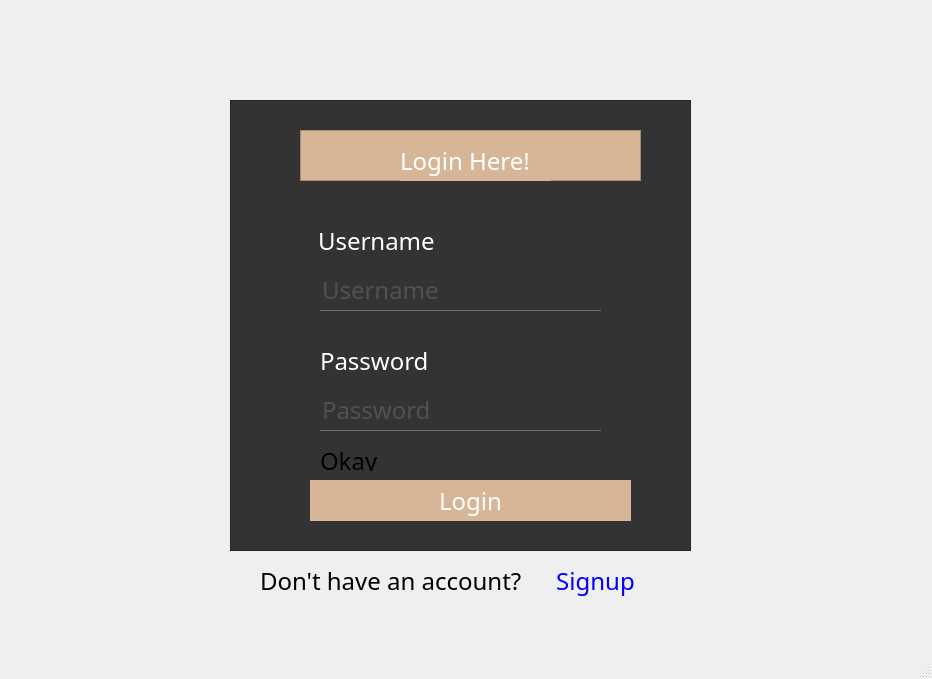
<?xml version="1.0" encoding="UTF-8"?>
<ui version="4.0">
 <class>MainWindow</class>
 <widget class="QMainWindow" name="MainWindow">
  <property name="geometry">
   <rect>
    <x>0</x>
    <y>0</y>
    <width>932</width>
    <height>679</height>
   </rect>
  </property>
  <property name="windowTitle">
   <string>MainWindow</string>
  </property>
  <property name="styleSheet">
   <string notr="true">*{
font-family:century gothic;
font-size:24px;
}
QWidget
{
background:url(&quot;/Users/ayashaker/Desktop/hardwood-1851071__340.jpg&quot;);
}
QFrame
{
background:#333;
}
QPushButton
{
border-radius:60px;
background:rgd(214,182,151);
}</string>
  </property>
  <widget class="QWidget" name="centralwidget">
   <widget class="QFrame" name="frame">
    <property name="geometry">
     <rect>
      <x>230</x>
      <y>100</y>
      <width>461</width>
      <height>451</height>
     </rect>
    </property>
    <property name="styleSheet">
     <string notr="true">QFrame
{
border-raidus:15px;
}</string>
    </property>
    <property name="frameShape">
     <enum>QFrame::StyledPanel</enum>
    </property>
    <property name="frameShadow">
     <enum>QFrame::Raised</enum>
    </property>
    <widget class="QPushButton" name="Login">
     <property name="geometry">
      <rect>
       <x>80</x>
       <y>380</y>
       <width>321</width>
       <height>41</height>
      </rect>
     </property>
     <property name="styleSheet">
      <string notr="true">QPushButton
{
background:rgb(214,182,151);
border-radius:60px;
color:white;
}
QPushButton:hover
{
background:argb(214,182,151);
border-radius:60px;
color:white;
}</string>
     </property>
     <property name="text">
      <string>Login</string>
     </property>
    </widget>
    <widget class="QFrame" name="frame_2">
     <property name="geometry">
      <rect>
       <x>70</x>
       <y>30</y>
       <width>341</width>
       <height>51</height>
      </rect>
     </property>
     <property name="styleSheet">
      <string notr="true">QFrame
{
background:rgb(214,182,151);
}</string>
     </property>
     <property name="frameShape">
      <enum>QFrame::StyledPanel</enum>
     </property>
     <property name="frameShadow">
      <enum>QFrame::Raised</enum>
     </property>
     <widget class="QLabel" name="label">
      <property name="geometry">
       <rect>
        <x>100</x>
        <y>10</y>
        <width>151</width>
        <height>41</height>
       </rect>
      </property>
      <property name="styleSheet">
       <string notr="true">QLabel
{
color:white;
}</string>
      </property>
      <property name="text">
       <string>Login Here!</string>
      </property>
     </widget>
    </widget>
    <widget class="QLabel" name="label_2">
     <property name="geometry">
      <rect>
       <x>88</x>
       <y>125</y>
       <width>141</width>
       <height>31</height>
      </rect>
     </property>
     <property name="styleSheet">
      <string notr="true">QLabel
{
color:white;
}</string>
     </property>
     <property name="text">
      <string>Username</string>
     </property>
    </widget>
    <widget class="QLabel" name="label_3">
     <property name="geometry">
      <rect>
       <x>90</x>
       <y>250</y>
       <width>111</width>
       <height>21</height>
      </rect>
     </property>
     <property name="styleSheet">
      <string notr="true">QLabel
{
color:white;
}</string>
     </property>
     <property name="text">
      <string>Password</string>
     </property>
    </widget>
    <widget class="QLineEdit" name="Username">
     <property name="geometry">
      <rect>
       <x>90</x>
       <y>170</y>
       <width>281</width>
       <height>41</height>
      </rect>
     </property>
     <property name="styleSheet">
      <string notr="true">QLineEdit
{
background:transparent;
border:none;
color:#717072;
border-bottom:1px solid #717072;

}</string>
     </property>
     <property name="text">
      <string/>
     </property>
     <property name="placeholderText">
      <string>Username</string>
     </property>
    </widget>
    <widget class="QLineEdit" name="Password">
     <property name="geometry">
      <rect>
       <x>90</x>
       <y>290</y>
       <width>281</width>
       <height>41</height>
      </rect>
     </property>
     <property name="styleSheet">
      <string notr="true">QLineEdit
{
background:transparent;
border:none;
color:#717072;
border-bottom:1px solid #717072;

}</string>
     </property>
     <property name="text">
      <string/>
     </property>
     <property name="echoMode">
      <enum>QLineEdit::Password</enum>
     </property>
     <property name="placeholderText">
      <string>Password</string>
     </property>
    </widget>
    <widget class="QLabel" name="label_5">
     <property name="geometry">
      <rect>
       <x>90</x>
       <y>350</y>
       <width>59</width>
       <height>21</height>
      </rect>
     </property>
     <property name="text">
      <string>Okay</string>
     </property>
    </widget>
   </widget>
   <widget class="QLabel" name="label_4">
    <property name="geometry">
     <rect>
      <x>260</x>
      <y>560</y>
      <width>361</width>
      <height>41</height>
     </rect>
    </property>
    <property name="styleSheet">
     <string notr="true">#label_4
{
background:transparent;
color:black;
}</string>
    </property>
    <property name="text">
     <string>Don't have an account?</string>
    </property>
   </widget>
   <widget class="QPushButton" name="Signup">
    <property name="geometry">
     <rect>
      <x>510</x>
      <y>560</y>
      <width>171</width>
      <height>41</height>
     </rect>
    </property>
    <property name="styleSheet">
     <string notr="true">#Signup
{
color:blue;
background:transparent;
}</string>
    </property>
    <property name="text">
     <string>Signup</string>
    </property>
   </widget>
  </widget>
  <widget class="QMenuBar" name="menubar">
   <property name="geometry">
    <rect>
     <x>0</x>
     <y>0</y>
     <width>932</width>
     <height>22</height>
    </rect>
   </property>
  </widget>
  <widget class="QStatusBar" name="statusbar"/>
 </widget>
 <resources/>
 <connections/>
</ui>
